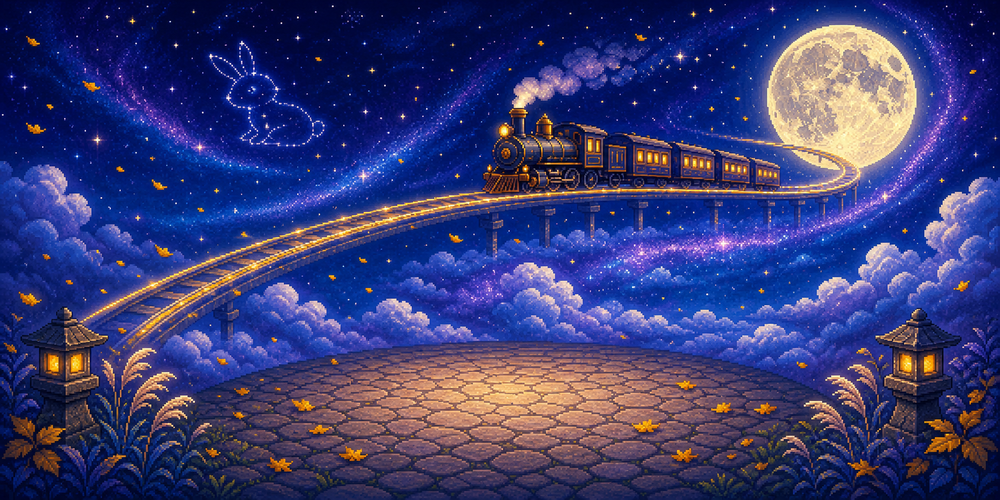
#> input picture tmp/imagegen/september_fullmoon_items/bg_september_fullmoon_galaxy_source.png, 1000 x 500 px, shrunk from 1774 x 887 before the run
$ python remove_connected_chroma.py bg_september_fullmoon_galaxy_source.png out.png
#> lines starting #> are read from the running program, lines starting #| are printed output that depends on the picture
from collections import deque
from pathlib import Path
import math
import sys

from PIL import Image


TRANSPARENT_DISTANCE = 18.0
OPAQUE_DISTANCE = 150.0


def main() -> None:
    source_path = Path(sys.argv[1])
    output_path = Path(sys.argv[2])
    source = Image.open(source_path).convert("RGB")
#> source is the input picture: PIL image 1000x500 RGB; mean R, G, B 56.6, 59.2, 116.8
    width, height = source.size
#> width = 1000; height = 500
    pixels = source.load()

    corners = [pixels[0, 0], pixels[width - 1, 0], pixels[0, height - 1], pixels[width - 1, height - 1]]
#> corners = [(1, 4, 51), (0, 2, 45), (0, 6, 36), (1, 7, 44)]
    key = tuple(round(sum(pixel[channel] for pixel in corners) / 4) for channel in range(3))
#> key = (0, 5, 44)

    def distance(x: int, y: int) -> float:
        pixel = pixels[x, y]
        return math.sqrt(sum((pixel[channel] - key[channel]) ** 2 for channel in range(3)))

    connected = bytearray(width * height)
    queue: deque[tuple[int, int]] = deque()
    for x in range(width):
        queue.append((x, 0))
        queue.append((x, height - 1))
    for y in range(height):
        queue.append((0, y))
        queue.append((width - 1, y))

    while queue:
        x, y = queue.popleft()
        index = y * width + x
        if connected[index] or distance(x, y) >= OPAQUE_DISTANCE:
            continue
        connected[index] = 1
        if x > 0:
            queue.append((x - 1, y))
        if x + 1 < width:
            queue.append((x + 1, y))
        if y > 0:
            queue.append((x, y - 1))
        if y + 1 < height:
            queue.append((x, y + 1))
#> this loop made 1428091 passes
#> pixel in distance on passes 1 to 3: (1, 4, 51), (0, 6, 36), (0, 4, 51)

    output = Image.new("RGBA", source.size)
#> output: PIL image 1000x500 RGBA; every value is 0
    output_pixels = output.load()
    for y in range(height):
        for x in range(width):
            if not connected[y * width + x]:
                output_pixels[x, y] = (*pixels[x, y], 255)
                continue

            chroma_distance = distance(x, y)
            if chroma_distance <= TRANSPARENT_DISTANCE:
                output_pixels[x, y] = (0, 0, 0, 0)
                continue

            alpha = round(
                255 * (chroma_distance - TRANSPARENT_DISTANCE) / (OPAQUE_DISTANCE - TRANSPARENT_DISTANCE)
            )
            replacement = None
            for radius in range(1, 5):
                for offset_y in range(-radius, radius + 1):
                    for offset_x in range(-radius, radius + 1):
                        nx, ny = x + offset_x, y + offset_y
                        if not (0 <= nx < width and 0 <= ny < height):
                            continue
                        if not connected[ny * width + nx]:
                            replacement = pixels[nx, ny]
                            break
                    if replacement is not None:
                        break
                if replacement is not None:
                    break

            if replacement is None:
                output_pixels[x, y] = (0, 0, 0, 0)
            else:
                output_pixels[x, y] = (*replacement, alpha)
#> this loop made 500 passes

    output.save(output_path)
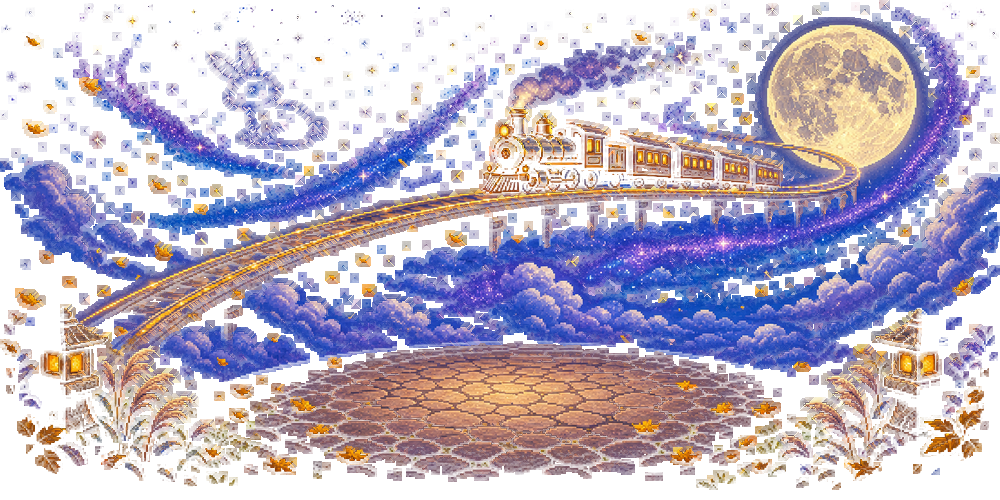
#> saved as out.png: PIL image 1000x500 RGBA; mean R, G, B, A 83.3, 71.4, 92.6, 130.7; transparent parts drawn white


if __name__ == "__main__":
    main()
